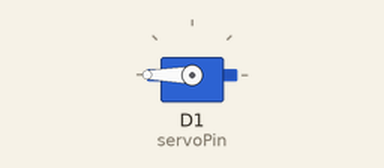
Recording of a sketch running on a simulated ESP8266 (NodeMCU). On the bench: servo.

Above: at 1.05 s.
At 6.0 s:
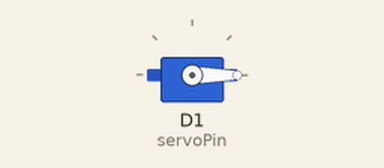
Timing chart, 0 to 7.5 s (numbered marks = the images above):
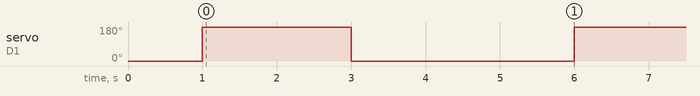

The sketch:

ServoSweep.ino
```cpp
#define SKETCH "ServoSweep.ino"

const int servoPin = D1;

#include <Servo.h>
Servo myservo;

void setup() {
  /*
    Specs in https://www.servocity.com/hs-645mg-servo/
    pin: the number of the pin that the servo is attached to
    min: pulse width, in us, corresponding to the 0 degree angle on the servo (defaults to 544)
    max: pulse width, in us, corresponding to the 180 degree angle on the servo (defaults to 2400)

    Use ServoManualSweep.ino to calibrate these end points.
  */
  myservo.attach(servoPin, 400, 2400);    //PWM range.

  myservo.write(0);                       //Start at zero
  delay(1000);
}


void loop() {
  //Sweep 0 to 180 degrees.
  myservo.write(180);
  delay(2000);
  myservo.write(0);
  delay(3000);
}
```

Measured:
- by itself, servo on D1 (servoPin): alternates 180° for 2.0 s and 0° for 3.0 s
